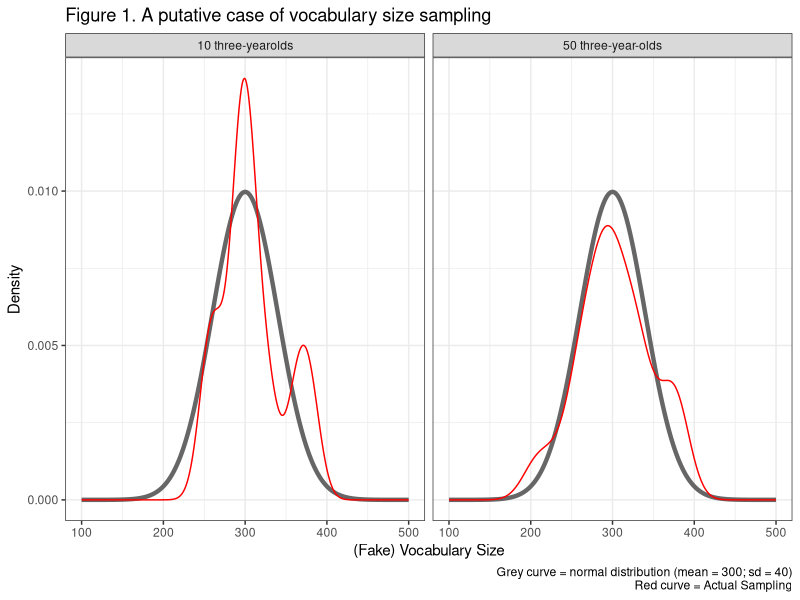
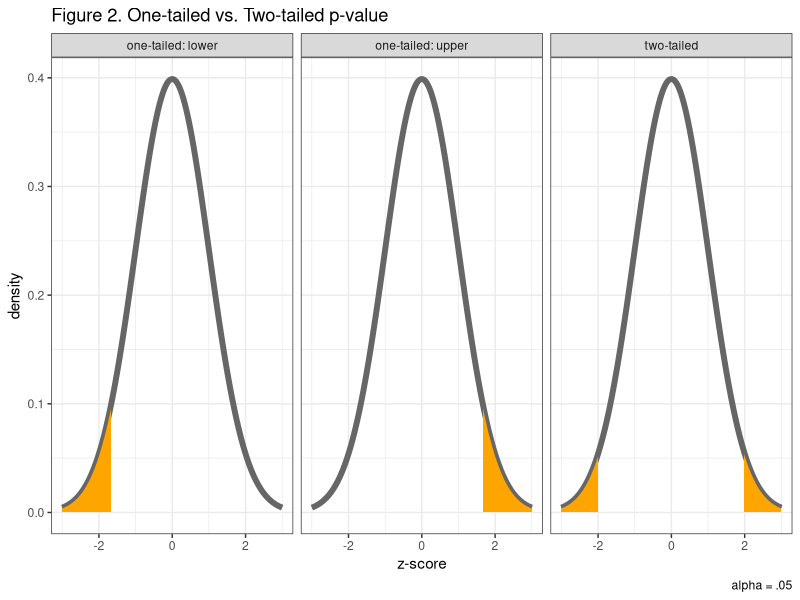
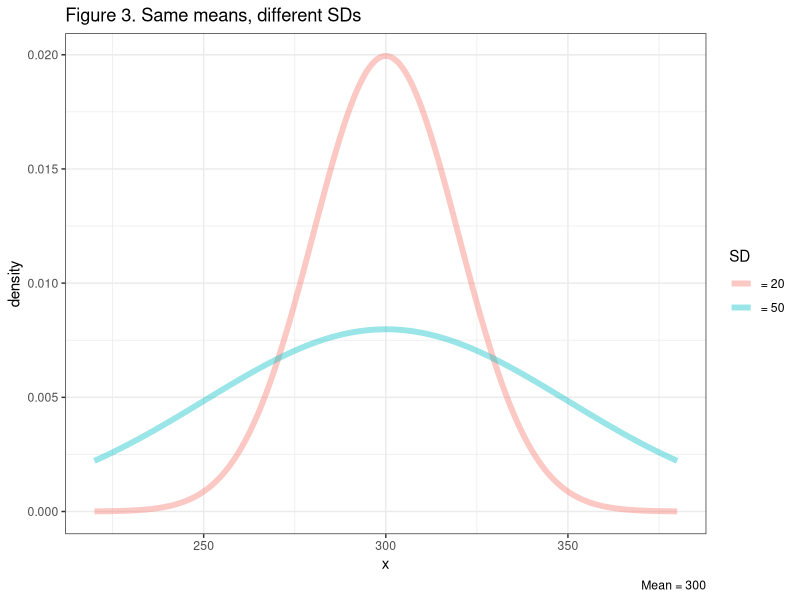
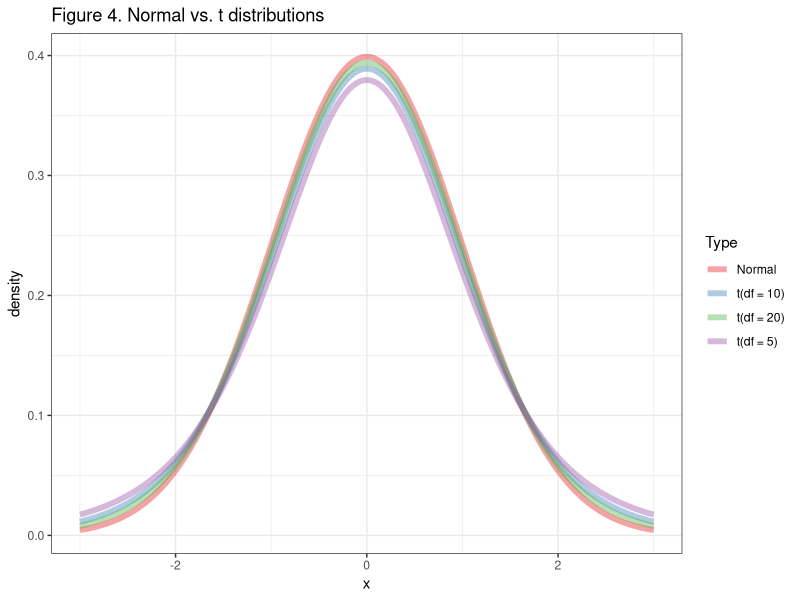
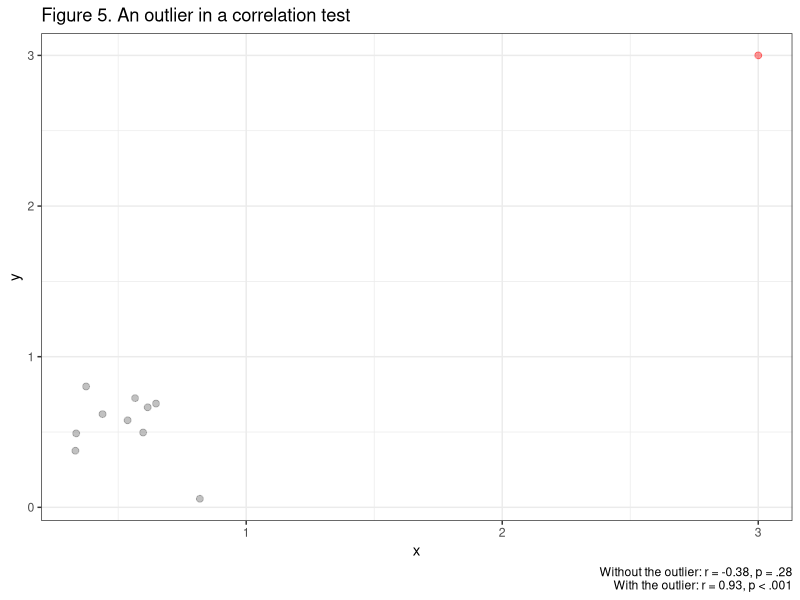
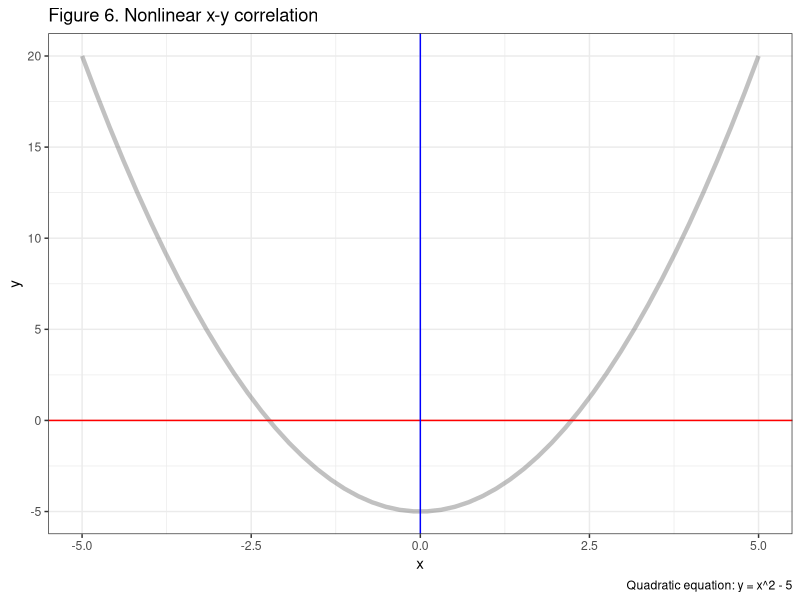
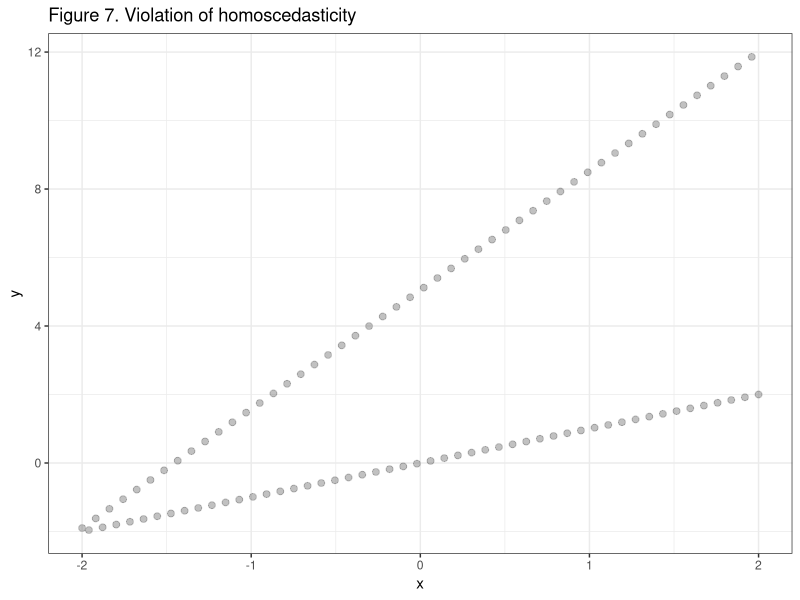
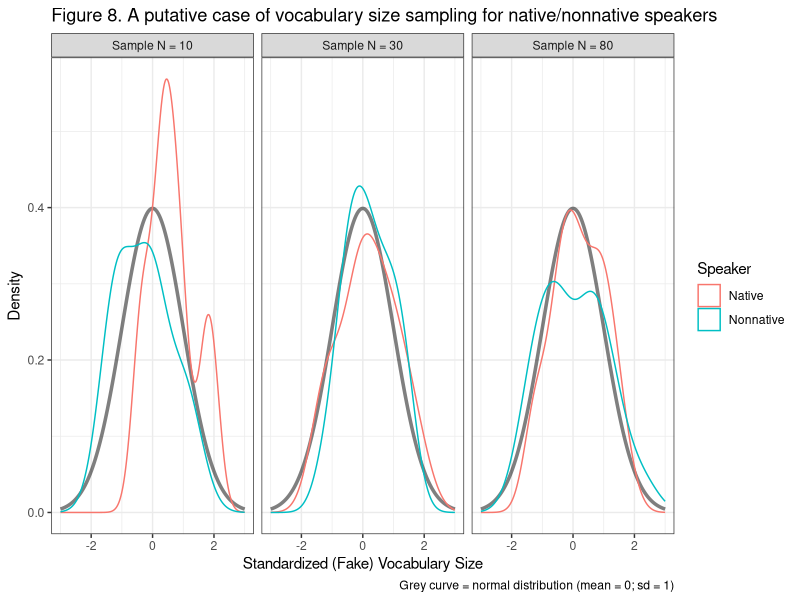

These figures' R source, in order: (Note: this script raises an error after producing the figures.)
library(ggplot2)

# Figure 1
set.seed(1)

norm = data.frame(Values = dnorm(seq(100, 500, length = 401), 300, 40))
norm$Raw = seq(100, 500, length = 401)

set.seed(2)
sample.10 = data.frame(Raw = rnorm(10, 300, 40), Group = "10 three-yearolds")

set.seed(2)
sample.50 = data.frame(Raw = rnorm(50, 300, 40), Group = "50 three-year-olds")

sampled = rbind(sample.10, sample.50)

ggplot() +
  geom_smooth(data = norm, mapping = aes(x = Raw, y = Values), stat = "identity", lwd = 1.5, color = "grey40") +
  geom_density(data = sampled, mapping = aes(x = Raw), color = "red", alpha = 0.5) +
  facet_grid(. ~ Group) +
  labs(title = "Figure 1. A putative case of vocabulary size sampling", 
       x = "(Fake) Vocabulary Size", y = "Density",
       caption = "Grey curve = normal distribution (mean = 300; sd = 40)\nRed curve = Actual Sampling") +
  theme_bw()

# Figure 2

set.seed(1)
d = dnorm(seq(-3, 3, length = 150))

norms = data.frame(z = rep(seq(-3, 3, length = 150), 3), 
                   d = rep(d, 3),
                   scene = c(rep("one-tailed: lower", 150),
                             rep("one-tailed: upper", 150),
                             rep("two-tailed", 150)))

norms$tails = FALSE
norms[norms$scene == "one-tailed: lower" & norms$z <= -1.65,]$tails = TRUE
norms[norms$scene == "one-tailed: upper" & norms$z >= 1.65,]$tails = TRUE
norms[norms$scene == "two-tailed" & norms$z <= -1.96, ]$tails = TRUE

ggplot(data = norms, mapping = aes(x = z, y = d)) +
  geom_line(stat = "identity", lwd = 2, color = "grey40") +
  geom_area(data = subset(norms, tails == TRUE), stat = "identity",
            color = "grey40", fill = "orange") +
  facet_grid(. ~ scene) + 
  geom_area(data = subset(norms, scene == "two-tailed" & z >= 1.96),
                          color = "grey40", fill = "orange") +
  labs(title = "Figure 2. One-tailed vs. Two-tailed p-value",
       caption = "alpha = .05", x = "z-score", y = "density") +
  theme_bw()


# Figure 3
znorm.sd20 = data.frame(x = seq(220, 380, length = 500), d = dnorm(seq(220, 380, length = 500), 300, 20), SD = "= 20")
znorm.sd50 = data.frame(x = seq(220, 380, length = 500), d = dnorm(seq(220, 380, length = 500), 300, 50), SD = "= 50")

ggplot(data = rbind(znorm.sd20, znorm.sd50), mapping = aes(x = x, y = d, color = SD)) +
  geom_line(stat = "identity", lwd = 2, alpha = .4) +
  labs(title = "Figure 3. Same means, different SDs", caption = "Mean = 300", x = "x", y = "density") +
  theme_bw()

# Figure 4
seq.x = seq(-3, 3, length = 150)
znorm = data.frame(x = seq.x, d = dnorm(seq.x), Type = "Normal")
t.5 = data.frame(x = seq.x, d = dt(seq.x, 5), Type = "t(df = 5)")
t.10 = data.frame(x = seq.x, d = dt(seq.x, 10), Type = "t(df = 10)")
t.20 = data.frame(x = seq.x, d = dt(seq.x, 20), Type = "t(df = 20)")

ggplot(data = rbind(znorm, t.5, t.10, t.20), mapping = aes(x = x, y = d, color = Type)) +
  geom_line(stat = "identity", lwd = 2, alpha = .4) +
  scale_color_brewer(palette = "Set1") +
  labs(title = "Figure 4. Normal vs. t distributions", x = "x", y = "density") +
  theme_bw()

# Figure 5
set.seed(1)
cor.rand = data.frame(x = rnorm(10, 0.5, 0.2), y = rnorm(10, 0.5, 0.2))

cor.outliers = rbind(cor.rand, data.frame(x = 3, y = 3))

ggplot(mapping = aes(x = x, y = y)) +
  geom_point(data = cor.rand, size = 2, color = "grey40", alpha = .4) +
  geom_point(data = data.frame(x = 3, y = 3), size = 2, color = "red", alpha = .4) +
  labs(title = "Figure 5. An outlier in a correlation test", 
       caption = "Without the outlier: r = -0.38, p = .28\nWith the outlier: r = 0.93, p < .001") +
  theme_bw()

# Figure 6
poly.df = data.frame(x = seq(-5, 5, length = 50))
poly.df$y = poly.df$x^2 - 5

ggplot(data = poly.df, mapping = aes(x = x, y = y)) +
  geom_line(stat = "identity", lwd = 1.5, color = "grey40", alpha = .4) +
  geom_hline(yintercept = 0, color = "red") +
  geom_vline(xintercept = 0, color = "blue") +
  labs(title = "Figure 6. Nonlinear x-y correlation", caption = "Quadratic equation: y = x^2 - 5") +
  theme_bw()

# Figure 7
home.sced = data.frame(x = seq(-2, 2, length = 100), y = seq(-2, 2, length = 100))
home.sced[seq(1, 100, by = 2),]$y = home.sced[seq(1, 100, by = 2),]$y + seq(1, 100, by = 2) * 0.1

ggplot(data = home.sced, mapping = aes(x = x, y = y)) +
  geom_point(size = 2, color = "grey40", alpha = 0.4) +
  labs(title = "Figure 7. Violation of homoscedasticity") +
  theme_bw()

# Figure 8

set.seed(1)

norm = data.frame(Values=dnorm(seq(-3, 3, length=150), 0, 1))
norm$z = seq(-3, 3, length=150)

set.seed(15)
sample.10 = data.frame(z = rnorm(5), SampleN = "Sample N = 10", Speaker = rep("Native", 5))
sample.10 = rbind(sample.10, data.frame(z = rnorm(5), SampleN = "Sample N = 10", Speaker = rep("Nonnative", 5)))

set.seed(15)
sample.30 = data.frame(z = rnorm(15), SampleN = "Sample N = 30", Speaker = rep("Native", 15))
sample.30 = rbind(sample.30, data.frame(z = rnorm(15), SampleN = "Sample N = 30", Speaker = rep("Nonnative", 15)))

set.seed(15)
sample.80 = data.frame(z = rnorm(40), SampleN = "Sample N = 80", Speaker = rep("Native", 40))
sample.80 = rbind(sample.80, data.frame(z = rnorm(40), SampleN = "Sample N = 80", Speaker = rep("Nonnative", 40)))

norm.sampled = rbind(sample.10, sample.30, sample.80)

ggplot() +
  geom_line(data = norm, mapping = aes(x = z, y = Values), stat = "identity", lwd = 1.2, alpha = 0.5) +
  geom_density(data = norm.sampled, aes(x = z, color = Speaker), alpha = 0.5) +
  facet_grid(. ~ SampleN) +
  labs(title = "Figure 8. A putative case of vocabulary size sampling for native/nonnative speakers", 
       x = "Standardized (Fake) Vocabulary Size", y = "Density",
       caption = "Grey curve = normal distribution (mean = 0; sd = 1)") +
  theme_bw()

# Figure 9
set.seed(1)
n = 30
means = 0
se = 0
ci.upper = 0
ci.lower = 0
for(i in 1:50) {
  sample = rnorm(n)
  means[i] = mean(sample)
  se[i] = sd(sample) / sqrt(n)
  ci.upper[i] = mean[i] + 1.96 * se[i]
  ci.lower[i] = mean[i] - 1.96 * se[i]
}

ci.test = data.frame(sample.mean = means, sample.se = se, 
                     ci.upper = ci.upper, ci.lower = ci.lower, x = 1:50)

means.avg = mean(means)

ci.test$includeMu = ifelse(ci.test$ci.lower > means.avg | ci.test$ci.upper < means.avg, "No", "Yes")

ggplot(data = ci.test, mapping = aes(x = x, y = sample.mean, color = includeMu)) +
  geom_errorbar(ymin = ci.lower, ymax = ci.upper) +
  geom_hline(yintercept = mean(ci.test$sample.mean), color = "red") +
  scale_x_continuous(labels = NULL, breaks = NULL) +
  scale_y_continuous(limits = c(-1, 1)) +
  scale_color_manual(values = c("#252525", "#cccccc")) +
  coord_flip() + labs(title = "Figure 9. 95% CI of 50 Samples from Normal Distribution",
    subtitle = "mu = 0, sd = 1", x = "", y = "95% CI", caption = "red line = M") +
  guides(color = guide_legend(title = "Include mu")) +
  theme_bw()

